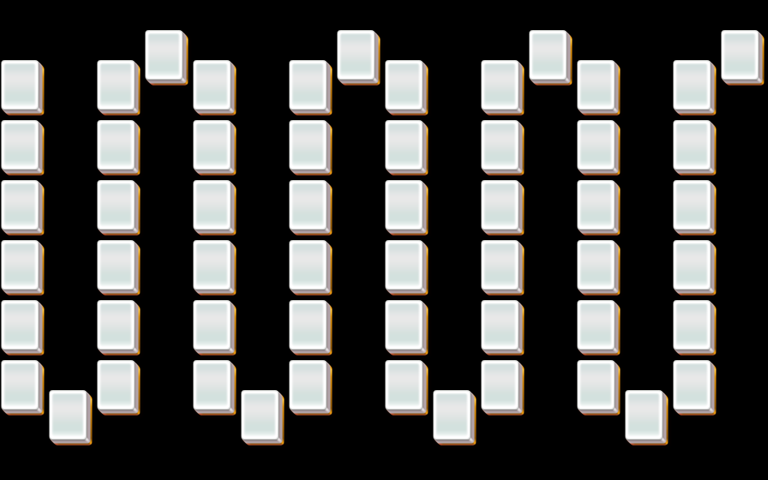

This game map was drawn from its Tiled (.tmx) file and the tilesets committed beside it. A one-line description and the trimmed map source follow:
An orthogonal 32x16 tile map with 24x30 px tiles, 4 tile layers (layer1, layer2, layer3, layer4).

<map version="1.0" orientation="orthogonal" width="32" height="16" tilewidth="24" tileheight="30">
 <properties>
  <property name="species" value="30" />
 </properties>
 <tileset firstgid="1" name="mahjong" tilewidth="48" tileheight="60">
  <image source="mahjong.png" />
 </tileset>
 <layer name="layer1" width="32" height="16">
  <data>[512 cells, 56 non-empty, 1 distinct tile ids]</data>
 </layer>
 <layer name="layer2" width="32" height="16">
  <data>[512 cells, 56 non-empty, 1 distinct tile ids]</data>
 </layer>
 <layer name="layer3" width="32" height="16">
  <data>[512 cells, 56 non-empty, 1 distinct tile ids]</data>
 </layer>
 <layer name="layer4" width="32" height="16">
  <data>[512 cells, 56 non-empty, 1 distinct tile ids]</data>
 </layer>
</map>
